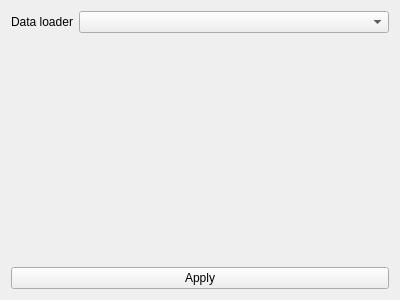
<?xml version="1.0" encoding="UTF-8"?>
<ui version="4.0">
 <class>DataLoaderSelector</class>
 <widget class="QWidget" name="DataLoaderSelector">
  <property name="geometry">
   <rect>
    <x>0</x>
    <y>0</y>
    <width>400</width>
    <height>300</height>
   </rect>
  </property>
  <property name="windowTitle">
   <string>Form</string>
  </property>
  <property name="layoutDirection">
   <enum>Qt::LeftToRight</enum>
  </property>
  <layout class="QVBoxLayout" name="verticalLayout">
   <item>
    <layout class="QFormLayout" name="formLayout">
     <item row="0" column="0">
      <widget class="QLabel" name="dataLoaderLabel">
       <property name="text">
        <string>Data loader</string>
       </property>
      </widget>
     </item>
     <item row="0" column="1">
      <widget class="QComboBox" name="_data_loader_combo_box"/>
     </item>
    </layout>
   </item>
   <item>
    <widget class="QPushButton" name="_apply_button">
     <property name="text">
      <string>Apply</string>
     </property>
    </widget>
   </item>
  </layout>
 </widget>
 <resources/>
 <connections/>
</ui>
